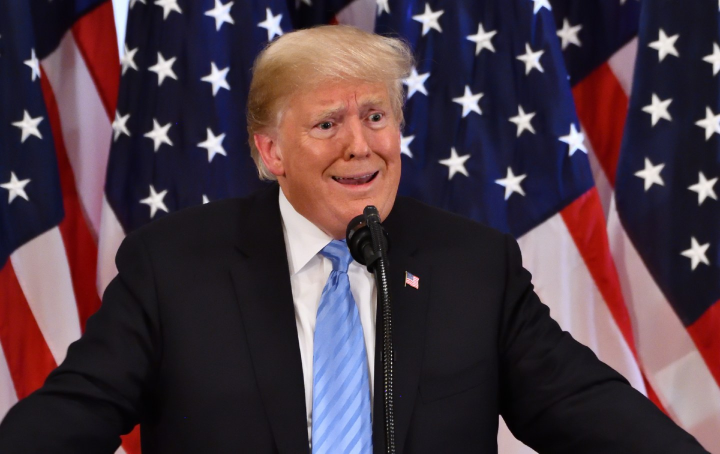
#> input picture donald_trump_gauss.jpg, 1440 x 907 px (shown at 1/2 size)
$ jupyter execute gaussian_noise_implementation.ipynb
#> lines starting #> are read from the running program, lines starting #| are printed output that depends on the picture
[cell 1]
# THEORETICAL BACKGROUND
import random
import matplotlib.pyplot as plt

mu = 0  # Mean of the distribution
sigma = 1  # Standard deviation
num_samples = 100000  # Number of random numbers to generate

random_numbers = [random.gauss(mu, sigma) for _ in range(num_samples)]

plt.hist(random_numbers, bins=300, density=True, alpha=0.6, color='b')
plt.xlabel('Value')
plt.ylabel('Frequency')
plt.title('Gaussian Distribution')
plt.grid(True)

plt.show()
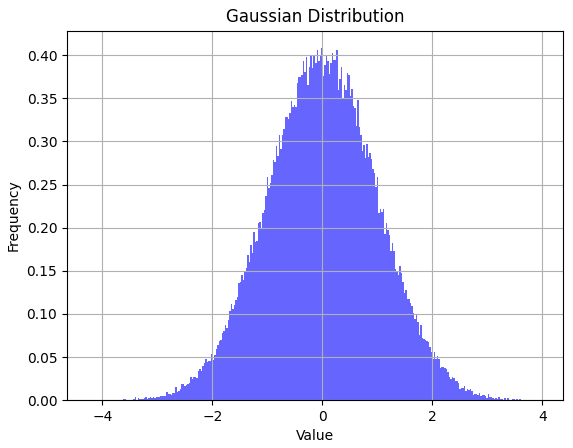
#> figure drawn by matplotlib, 1 panel; tallest bar 0.408 high, from x = -0.0237 to 0.00359

[cell 2]
from skimage import io, color

# Load the image
image = io.imread("donald_trump_gauss.jpg")
#> image is the input picture: shape (907, 1440, 3); mean R, G, B 75.2, 57.5, 67.4

# Transform it to a grayscale image
gray_image = color.rgb2gray(image)
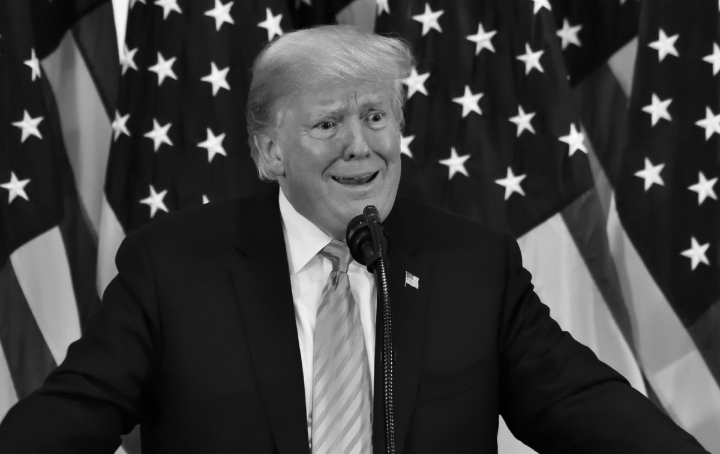
#> gray_image: shape (907, 1440) float64 (shown at 1/2 size); min 0, max 0.997, mean 0.243

# Obtain the dimensions
height, width = gray_image.shape
#> height = 907; width = 1440

# Loop through all the pixels of the image
for x in range(height):
    for y in range(width):
        gauss_value = random.gauss(gray_image[x, y], 0.3) # Sigma = 0.3 (Standard deviation)
        gray_image[x, y] = gauss_value
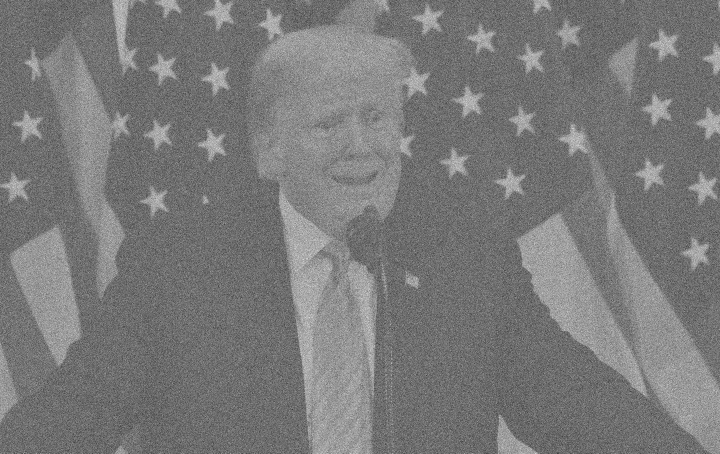
#> gray_image: shape (907, 1440) float64 (shown at 1/2 size); min -1.37, max 2.01, mean 0.243; drawn with min black and max white

# Plot the gaussian image
plt.imshow(gray_image, cmap='gray')
plt.axis('off')
plt.show()
